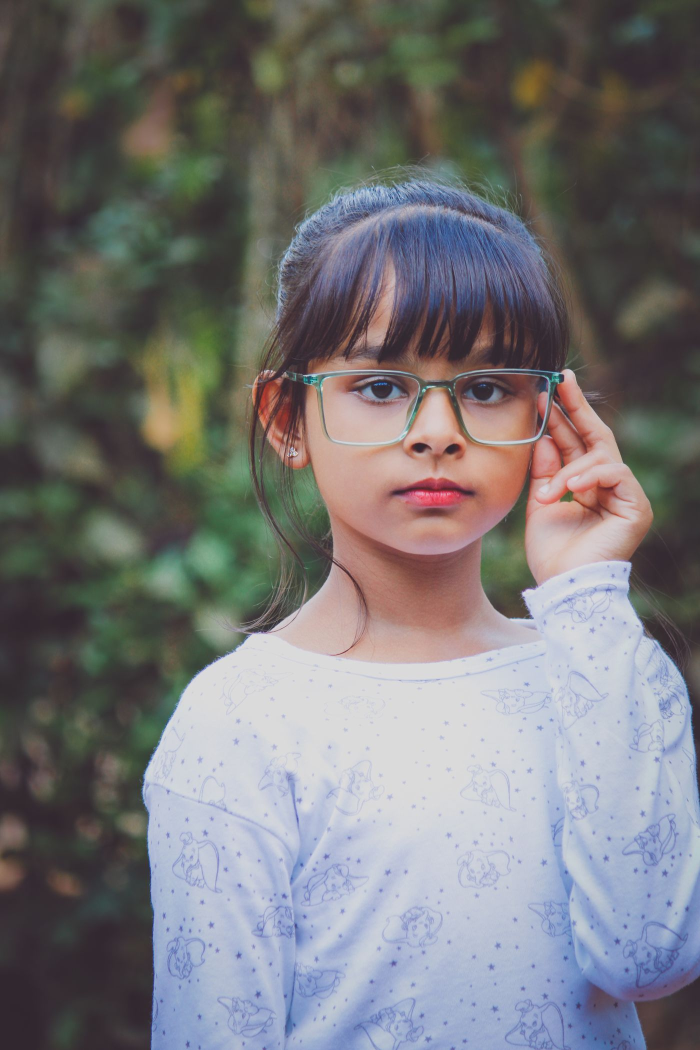
#> input picture websites/verge/tools/_stock/faces-01.jpg, 1400 x 2100 px, found by its file name (shown at 1/2 size); its folder holds 4 pictures in this run
$ python bake.py _stock/check.png _stock/faces-01.jpg _stock/faces-02.jpg 5 5
#> lines starting #> are read from the running program, lines starting #| are printed output that depends on the picture
"""Turn a stock frame into one of this episode's assets.

    python tools/bake.py tile   chairs-10 hero-clay   388 512 --bg c4593a
    python tools/bake.py duo    chairs-22 hero-chalk  388 512 --dark 2e2e2b --light e8e3da
    python tools/bake.py plain  rooms-00  about       1200 900

Three modes, which are the three things free stock can be made to do (see the
`photographic-assets-three-techniques` note):

  * **tile** — the subject sits on a plain studio ground, so the ground is
    swapped for a brand colour and the subject keeps its own. This is what
    makes one chair photograph into four colourways.
  * **duo** — the subject is pale on a pale ground and no fill can separate
    them, so the whole frame is mapped onto a two-colour ramp instead. The
    tile becomes the colour and the object stays legible as form.
  * **plain** — crop and resize, nothing else.

The mask for `tile` is a plain colour-distance mask, blurred, with **no
connectivity test**. A flood fill from the border is more correct and much more
fragile: it leaks through any shadow that touches the edge and then eats the
subject. A distance mask only fails when the subject is the same colour as the
ground, and that case is what `duo` is for.

Everything is written as webp at quality 82, which for these is visually
indistinguishable from 95 and about a third of the bytes.
"""

import os
import sys

import numpy as np
from PIL import Image, ImageFilter

HERE = os.path.dirname(os.path.abspath(__file__))
STOCK = os.path.join(HERE, '_stock')
OUT = os.path.join(HERE, '..', 'src', 'assets', 'img')


def hex2rgb(h):
    h = h.lstrip('#')
    return tuple(int(h[i:i + 2], 16) for i in (0, 2, 4))


def crop_to(im, w, h, bias=0.35):
    """Crop to the target aspect, then resize.

    `bias` is where the crop sits vertically when the source is taller than the
    target: 0 keeps the top, 1 keeps the bottom. It defaults to 0.35 because a
    studio shot centred on its own frame is mostly floor -- but a subject that
    sits low in frame needs it pushed down, and a crop that loses the subject
    is the one failure here that looks like a design decision afterwards.
    """
#> called with w = 5, h = 5, bias = 0.35
    want = w / h
#> want = 1
    have = im.width / im.height
#> have = 0.667
    if have > want:
        # Same knob horizontally: 0 keeps the left of the frame, 1 the right.
        new_w = int(im.height * want)
        left = int((im.width - new_w) * bias)
        im = im.crop((left, 0, left + new_w, im.height))
    else:
        new_h = int(im.width / want)
#> new_h = 1400
        # Bias the crop upward: a chair's interest is above centre, and a
        # centred crop of a studio shot is mostly floor.
        top = int((im.height - new_h) * bias)
#> top = 244
        im = im.crop((0, top, im.width, top + new_h))
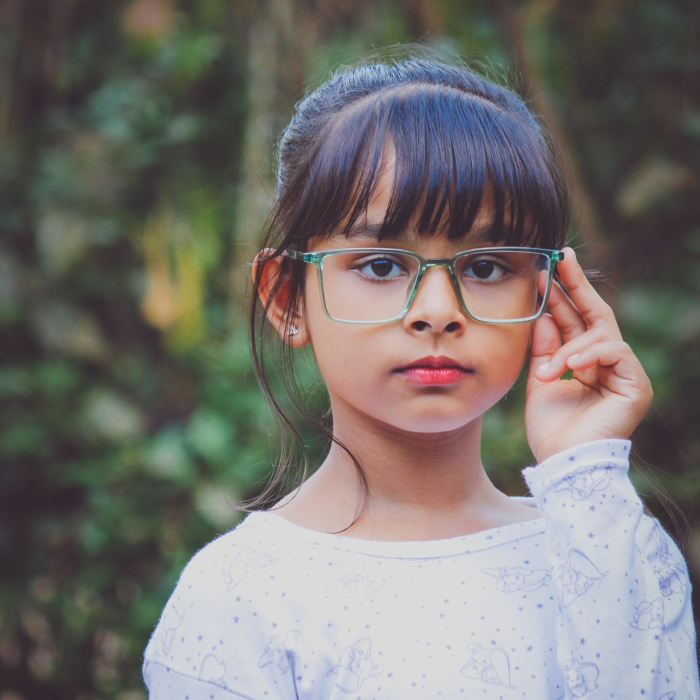
#> im: PIL image 1400x1400 RGB (shown at 1/2 size); mean R, G, B 120, 115.8, 112
    return im.resize((w, h), Image.LANCZOS)


# [48 lines left out: functions tile, duo, not called in this run]


def main():
    mode, src, name, w, h = sys.argv[1], sys.argv[2], sys.argv[3], int(sys.argv[4]), int(sys.argv[5])
    args = sys.argv[6:]

    def opt(flag, default=None):
        return args[args.index(flag) + 1] if flag in args else default

    path = os.path.join(STOCK, src if src.endswith('.jpg') else src + '.jpg')
    bias = float(opt('--bias', '0.35'))
    if mode == 'tile':
        im = tile(path, w, h, hex2rgb(opt('--bg', 'c4593a')), float(opt('--tol', '64')), bias,
                  '--fit' in args)
    elif mode == 'duo':
        im = duo(path, w, h, hex2rgb(opt('--dark', '2e2e2b')), hex2rgb(opt('--light', 'e8e3da')), bias)
    else:
        im = crop_to(Image.open(path).convert('RGB'), w, h, bias)

    os.makedirs(OUT, exist_ok=True)
    dest = os.path.join(OUT, name + '.webp')
    im.save(dest, 'WEBP', quality=82, method=6)
    print('%-22s %dx%d  %5d bytes' % (name + '.webp', w, h, os.path.getsize(dest)))


if __name__ == '__main__':
    main()

$ run again, on websites/verge/tools/_stock/faces-04.jpg
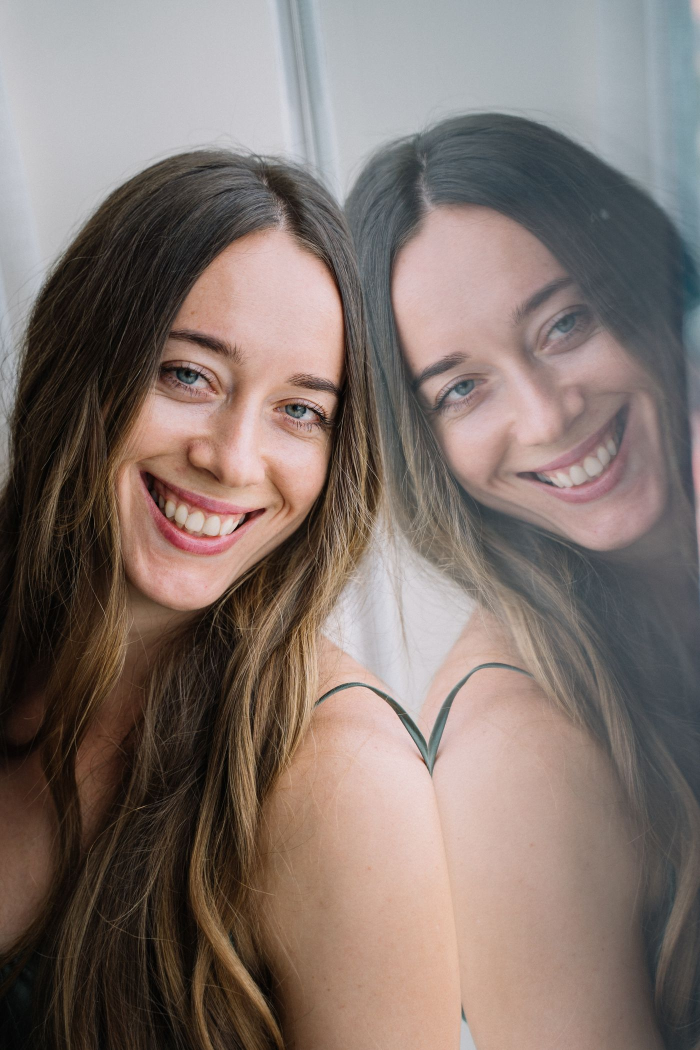
#> input picture websites/verge/tools/_stock/faces-04.jpg, 1400 x 2100 px, found by its file name (shown at 1/2 size)
#> want = 1
#> new_h = 1400
#> top = 244
#> in crop_to, `im = im.crop((0, top, im.width, top + new_h))`:
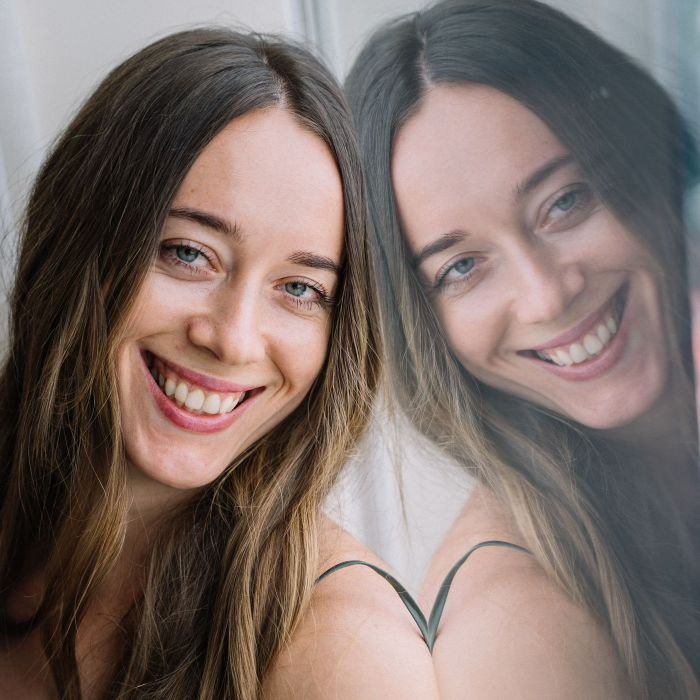
#> im: PIL image 1400x1400 RGB (shown at 1/2 size); mean R, G, B 124.8, 110, 104.6

$ run again, on websites/verge/tools/_stock/faces-05.jpg
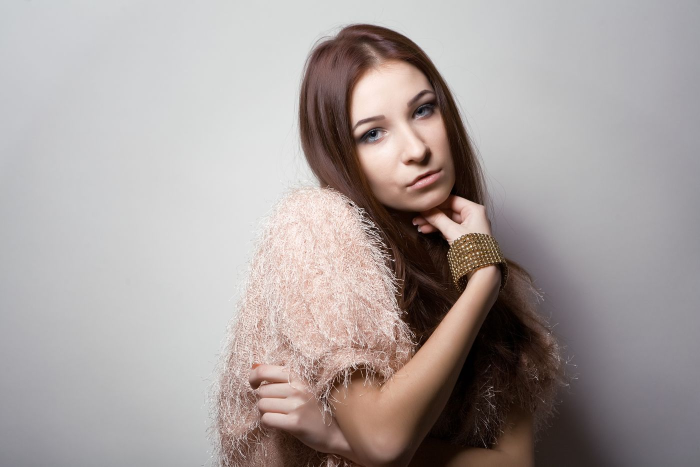
#> input picture websites/verge/tools/_stock/faces-05.jpg, 1400 x 933 px, found by its file name (shown at 1/2 size)
#> want = 1
#> new_w = 933
#> left = 163
#> in crop_to, `im = im.crop((left, 0, left + new_w, im.height))`:
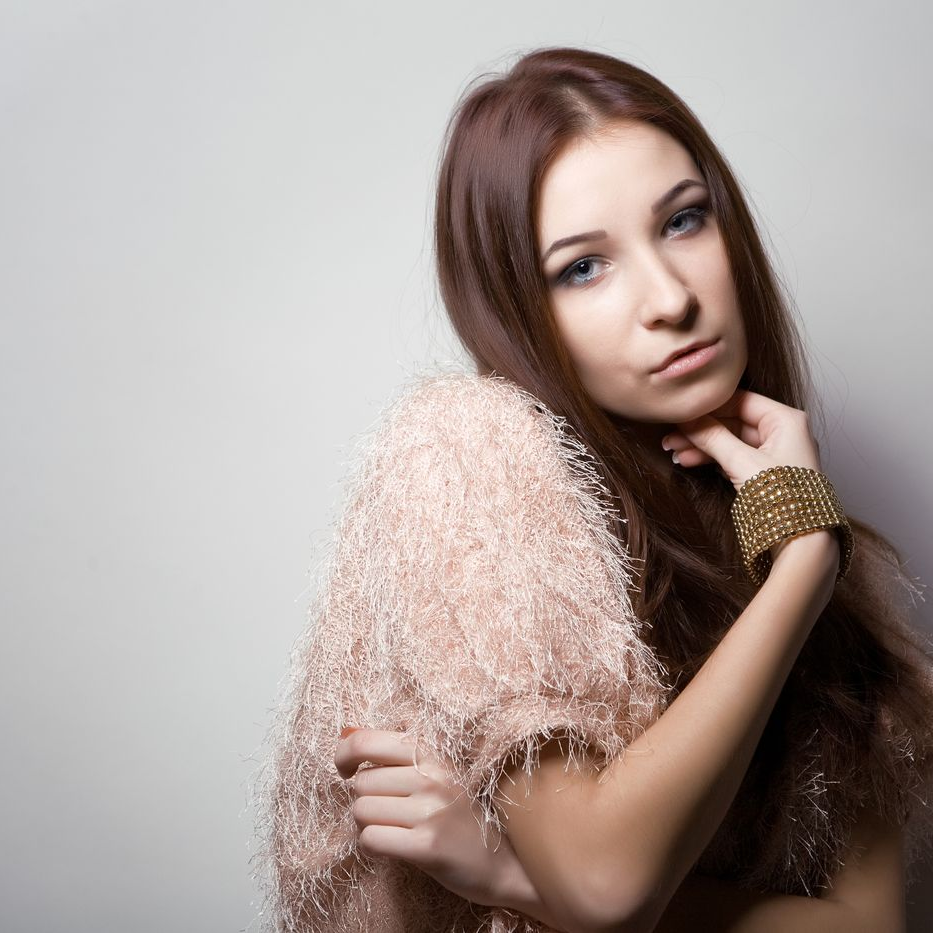
#> im: PIL image 933x933 RGB; mean R, G, B 170.9, 158.7, 154.1

$ run again, on websites/verge/tools/_stock/faces-06.jpg
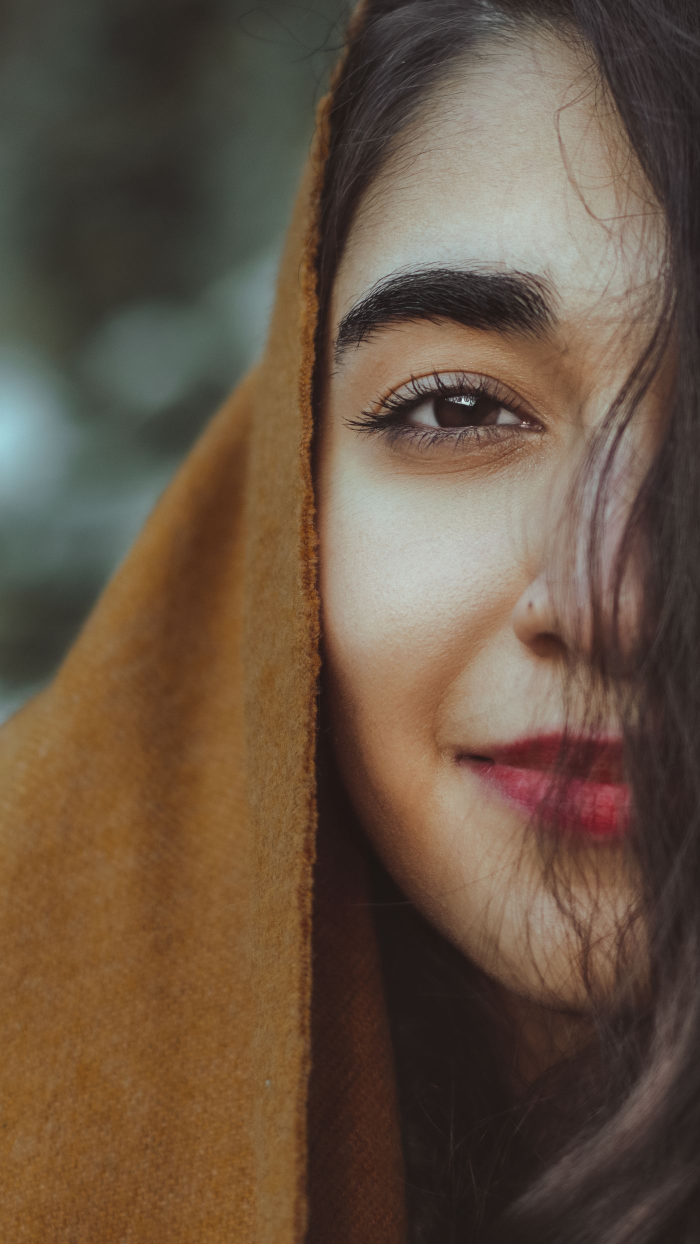
#> input picture websites/verge/tools/_stock/faces-06.jpg, 1400 x 2488 px, found by its file name (shown at 1/2 size)
#> want = 1
#> new_h = 1400
#> top = 380
#> in crop_to, `im = im.crop((0, top, im.width, top + new_h))`:
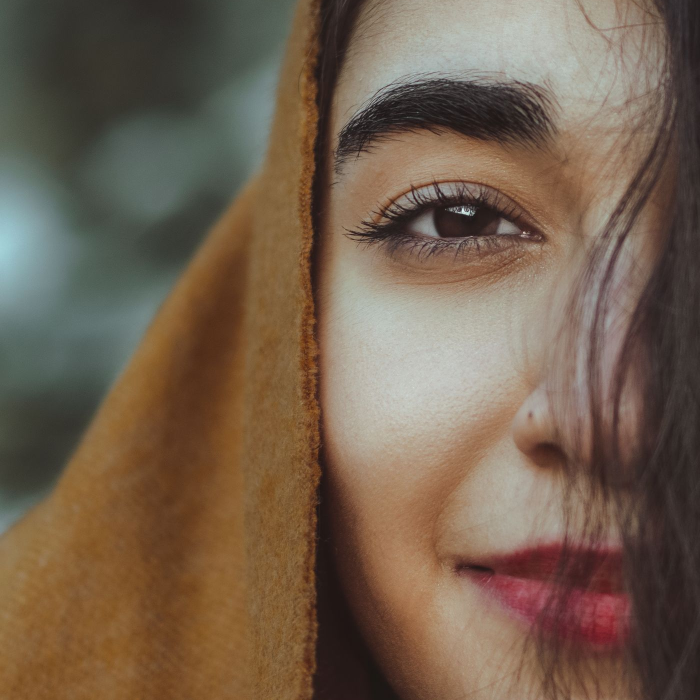
#> im: PIL image 1400x1400 RGB (shown at 1/2 size); mean R, G, B 115, 95.9, 78.1
